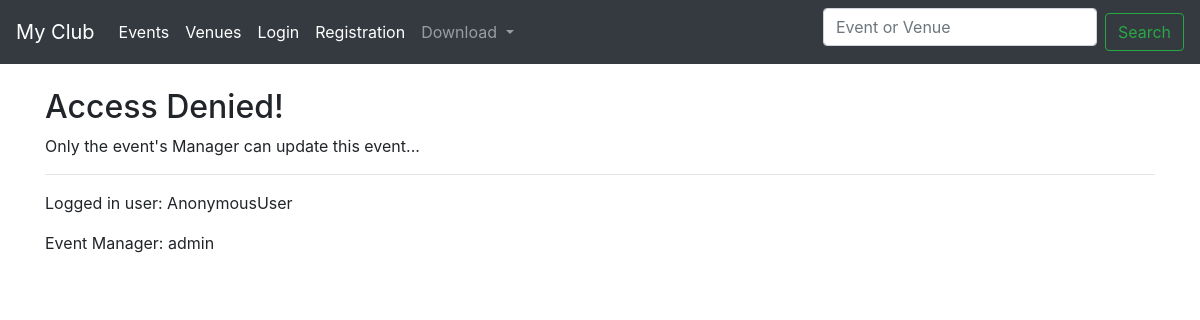
Page /update-event/eventid-6/ on the earlier database version.
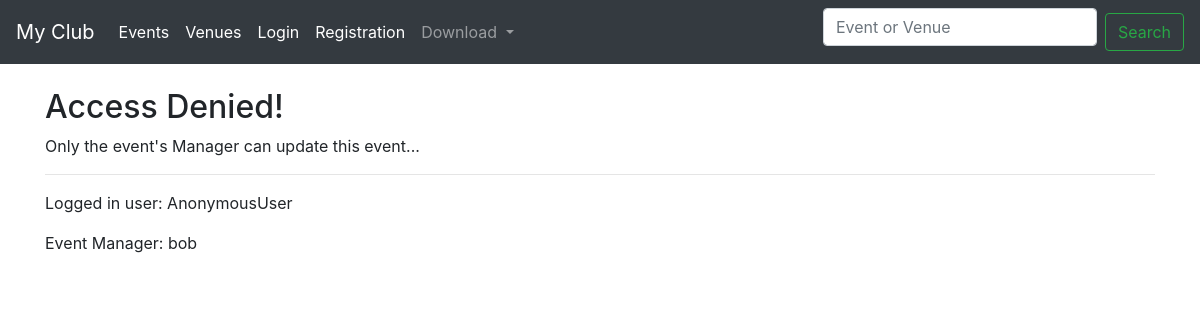
Same page on the later database version.
### events/models.py (models this page shows, shortened)
class Event(models.Model):
	name = models.CharField('Event name', max_length=120)
	event_date = models.DateTimeField('Event date')
	venue = models.ForeignKey(Venue, null=True, on_delete=models.CASCADE)
	manager = models.ForeignKey(User, blank=True,on_delete=models.CASCADE)
	description = models.TextField(blank=True)
	attendees = models.ManyToManyField(MyClubUser,blank=True)

### events/views.py (the view)
# urls.py: path('update-event/eventid-<event_id>/', views.update_event, name='update-event'),
def update_event(request, event_id):
	event = Event.objects.get(pk=event_id)
	form = EventForm(request.POST or None, instance=event)
	if form.is_valid():
		form.save()
		return redirect('list-events')
	return render(request, 'events/update_event.html',{'event':event,'form':form})

### events/forms.py
class EventForm(ModelForm):
	class Meta:
		model = Event
		fields = ('name','event_date','venue','manager','description','attendees')
		labels = {
			'event_date' : 'Event Date - YYYY-MM-DD HH:MM:SS'
		}
		widgets = {
			'name': forms.TextInput(attrs={'class':'form-control'}),
			'event_date': forms.TextInput(attrs={'class':'form-control'}),
			'venue': forms.Select(attrs={'class':'form-control'}),
			'manager': forms.Select(attrs={'class':'form-control'}),
			'description': forms.Textarea(attrs={'class':'form-control','rows':'4'}),
			'attendees': forms.SelectMultiple(attrs={'class':'form-control'}),
		}

### events/templates/events/update_event.html
{% extends 'events/base.html' %}
    {% block content %}
    {% if user == event.manager %}
    <h1>Update Event</h1><hr>
        <div id=""  style="background-color:bisque;" class="col-lg-6 offset-lg-3">
      <form action="" method="POST" style="padding:30px;">
        {% csrf_token %}
        <div class='form-group'>
          {{form.label_tag}} {{form|capfirst}}
        </div>
          <input type="submit" value="Update" class="btn btn-success btn-sm"> <span class="btn btn-danger btn-sm"> <a href="{% url 'list-events' %}" style="color:white !important; text-decoration: none;">Cancel</a></span><br>
      </form>
      {% else %}
      <h2>Access Denied!</h2>
      <p>Only the event's Manager can update this event...</p> <hr>
      <p>Logged in user: {{user}}</p>
      <p>Event Manager: {{event.manager}}</p>
      {% endif %}
        </div><br><br>
    {% endblock content %}

Differences in the rows shown:
changed Event: manager "admin" → "bob"
